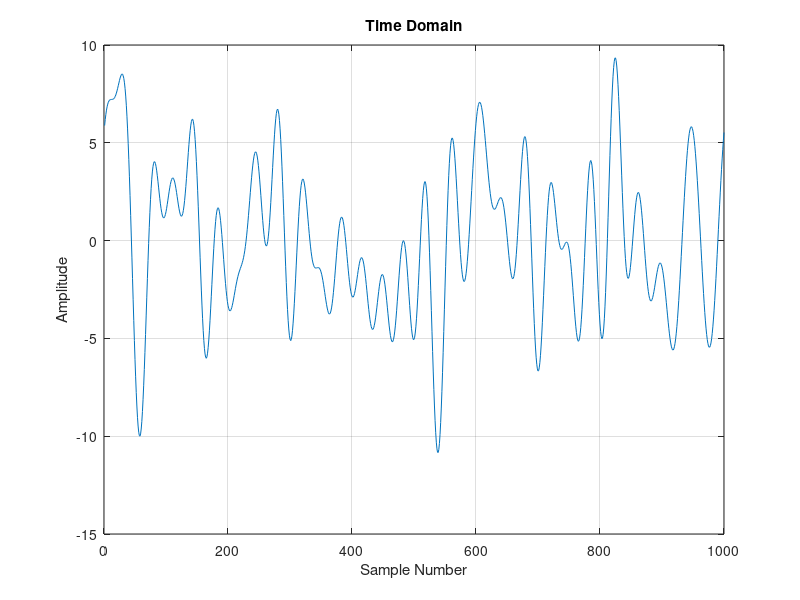
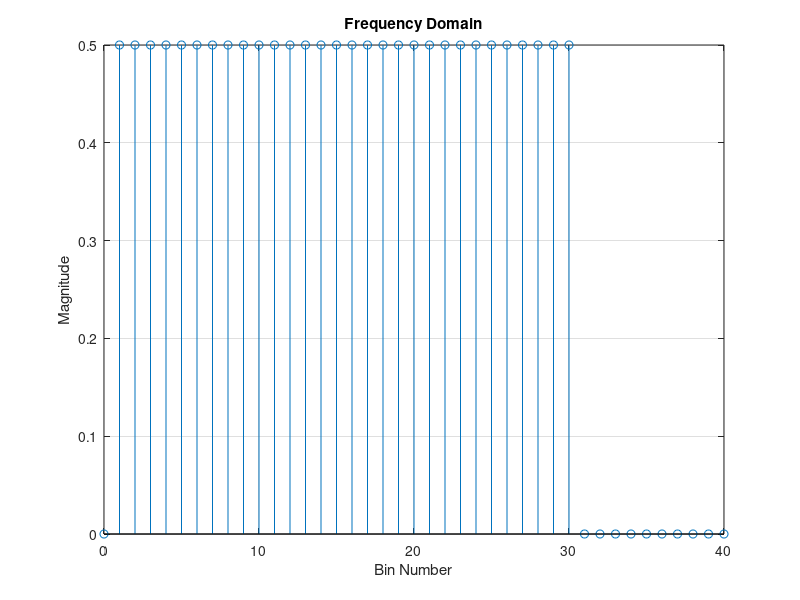
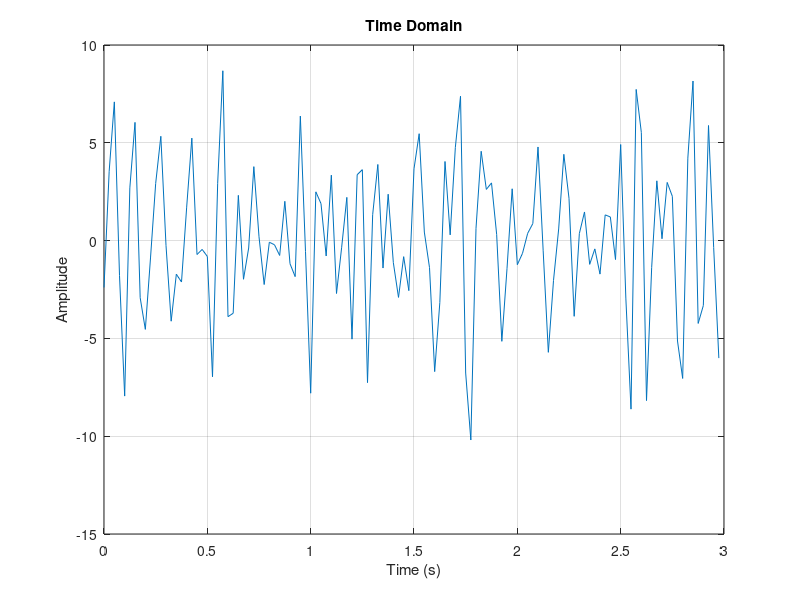
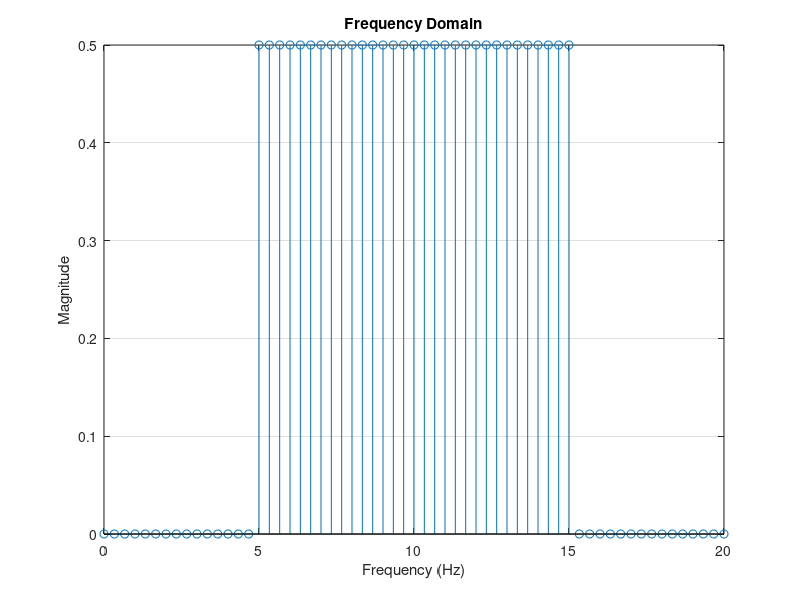

Reproduce these figures in MATLAB, in order.
%% PART 4 : Frequency domain construction of a multisine

%% 1.  Frequency domain multisine
% Parameters
N = 1000; % Total number of samples
K = 30;  % Number of excited bins
n = 0:N-1;

% Generate random phases
phases = 2*pi*rand(1, K); % Random phases between 0 and 2*pi

% Construct X_tilde in the frequency domain
X_tilde = zeros(1, N); % Initialize frequency domain vector
X_tilde(2:K+1) = 0.5 * exp(1j * phases); % Assign non-zero values for 1 <= k <= K

% Compute the inverse DFT to get the time domain signal
x_n = 2*N*real(ifft(X_tilde, N)); % Compute the inverse FFT

% Time domain plot
figure;
plot(x_n); % Plot the real part of the time domain signal
title('Time Domain');
xlabel('Sample Number');
ylabel('Amplitude');
grid on;

% Frequency domain plot
figure;
stem(n, abs(X_tilde)); % Plot the magnitude of X_tilde
title('Frequency Domain');
xlabel('Bin Number');
ylabel('Magnitude');
xlim([0, K+10]); % Limit x-axis to show only relevant bins
grid on;



%% 2. Specified excited frequency band
% Parameters
f_min = 5; % Minimum frequency in Hz
f_max = 15; % Maximum frequency in Hz
N_freq = 31; % Number of equidistant frequencies
fs = 40; % Sampling frequency in Hz

% Frequency resolution
delta_f = (f_max - f_min) / (N_freq - 1);

% Frequencies in the excited band
frequencies = linspace(f_min, f_max, N_freq);

% Random phases
phases = 2 * pi * rand(1, N_freq);

% Frequency domain representation
N = fs / delta_f; % Total number of samples
X_tilde = zeros(1, N);
bin_indices = round(frequencies / delta_f) + 1; % Convert frequencies to bin indices
X_tilde(bin_indices) = 0.5 * exp(1j * phases);

% Compute inverse DFT
x_t = 2*N*ifft(X_tilde, N);

% Time vector
t = (0:N-1) / fs;

% Frequency vector
f = (0:N-1) * delta_f;

% Time domain plot
figure;
plot(t, real(x_t));
title('Time Domain');
xlabel('Time (s)');
ylabel('Amplitude');
grid on;

% Frequency domain plot
figure;
stem(f, abs(X_tilde));
title('Frequency Domain');
xlabel('Frequency (Hz)');
ylabel('Magnitude');
xlim([0, f_max + 5]); % Limit x-axis to show the excited band
grid on;

% Period and frequency resolution
T = 1 / delta_f;
fprintf('Period of the multisine: %.2f seconds\n', T);
fprintf('Frequency resolution: %.2f Hz\n', delta_f);